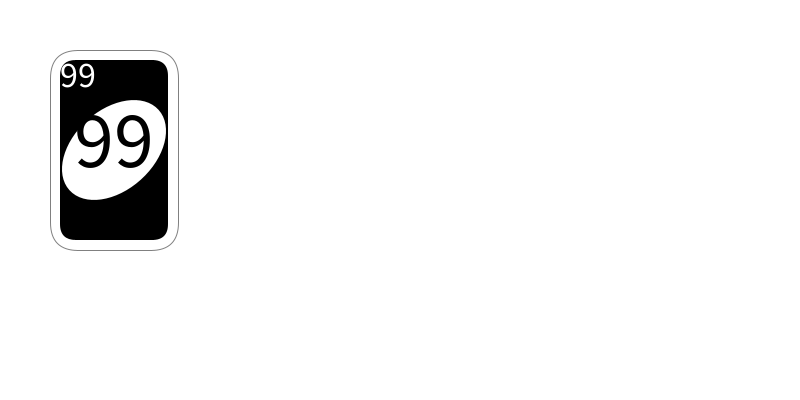
Frame 1 (no input)
Frame 60 (the mouse pressed at the canvas centre just before this capture): identical to frame 1, image omitted
Frame 120 (the mouse held since frame 60 and released just before this capture): identical to frame 1, image omitted

The Processing sketch that drew this single still picture (run headless with seeded random() and noise(); from frame 60 on, the mouse is pressed at the canvas centre):

// Processing sketch: week04_9_uno_pool_get_card
// ── week04_9_uno_pool_get_card.pde
void setup(){
  size(800,400);//改變視窗大小
  myShuffle();//呼叫myShuffle 把方框的值塞進去
}
void myShuffle(){
   for(int i=0; i<8; i++){
    for(int j=0; j<11; j++){
       cardN[i*11+j] = j;
       cardC[i*11+j] = C[i%4];
    }
  }
  for(int i=0;i<10000;i++){
    int a = int(random(88)), b = int(random(88));
    int temp = cardN[a];
    cardN[a] = cardN[b];
    cardN[b] = temp;
    temp = cardC[a];
    cardC[a] = cardC[b];
    cardC[b] = temp;
  }
}
int [] cardN = new int[88];//card number
int [] cardC = new int[88];//card color
color [] C = {#FF5555, #FFAA00, #55AA55, #5555FF};
void draw(){
  background(255);
  if(mousePressed && mouseButton==RIGHT){//cheat key, peek all
    for(int i=0; i<8; i++){
      for(int j=0; j<11; j++){
        drawCard(j*32, i*50, cardC[i*11+j], cardN[i*11+j], 32);
      }
    }
  }
  else drawCard(50, 50, #000000, 99, 128);//牌堆
  for(int i=0;i<myCard;i++){
    drawCard(450+40*i, 50, cardC[i], cardN[i], 128);
  }
}
int myCard = 0;
void mousePressed(){
  if(mouseButton==LEFT) myCard++;
}
void drawCard(int x, int y, color c, int n, int w){//w-小卡片
  float s = w/32.0;//scale size
  stroke(128);//灰色邊框
  fill(255);//白色
  rect(x, y, 32*s, 50*s, 7*s);//弧度
  noStroke();
  fill(c);
  rect(x+2.5*s, y+2.5*s, 32*s-5*s, 50*s-5*s, 4*s);
  
  //把卡牌中間白色橢圓印出
  pushMatrix();
  fill(255);
  translate(x+16*s, y+25*s);
  rotate(radians(48));//可調整
  ellipse(0, 0, 20*s, 30*s);
  popMatrix();
  
  textAlign(CENTER,CENTER);
  textSize(9*s);
  text(""+n, x+7*s, y+6*s);//空字串加上n(不要直接寫數字)
  
  textSize(20*s);
  fill(c);
  text(""+n, x+16*s, y+22*s);//空字串加上n 
}
